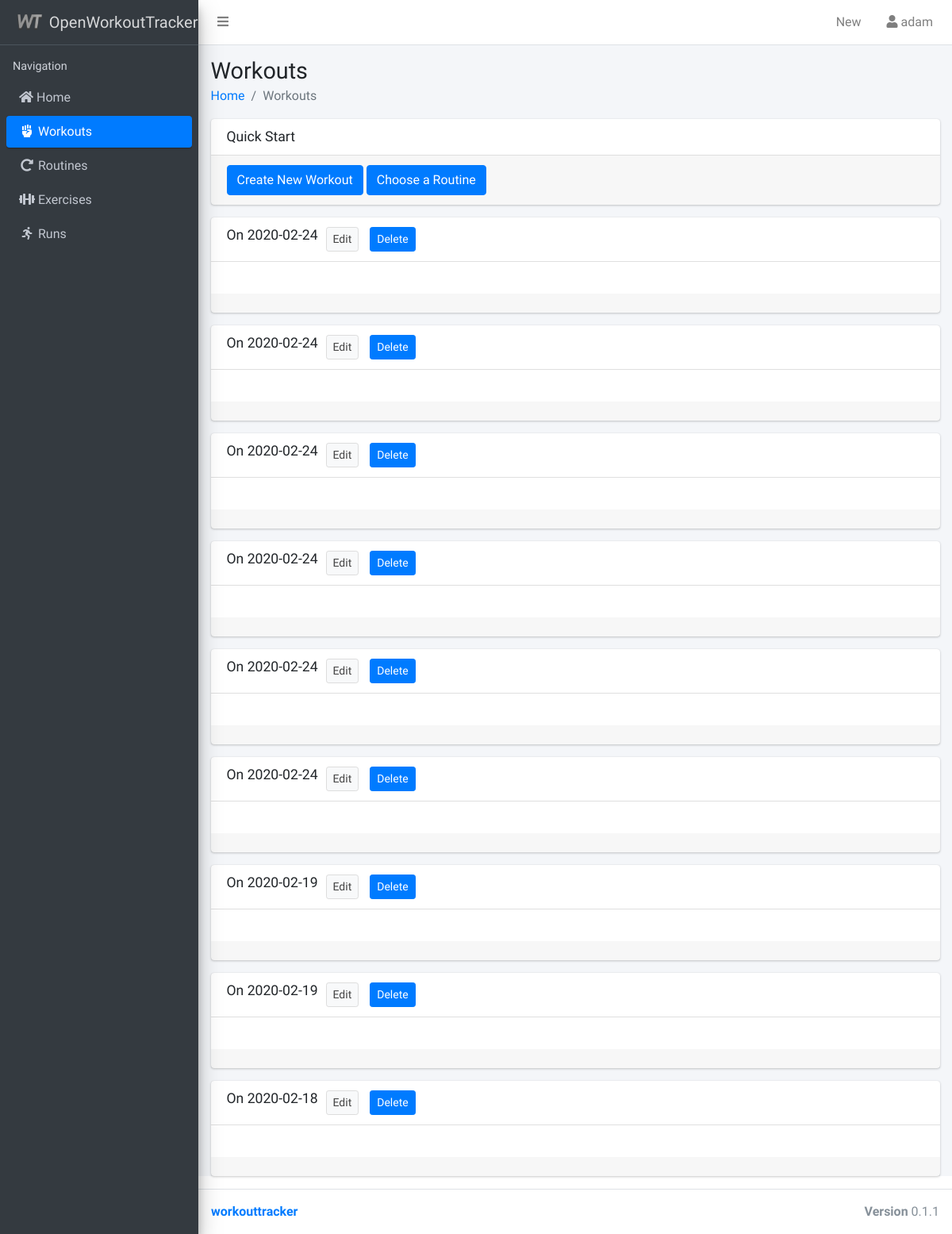
/workouts/ (signed in), run on an earlier commit of the app's database.
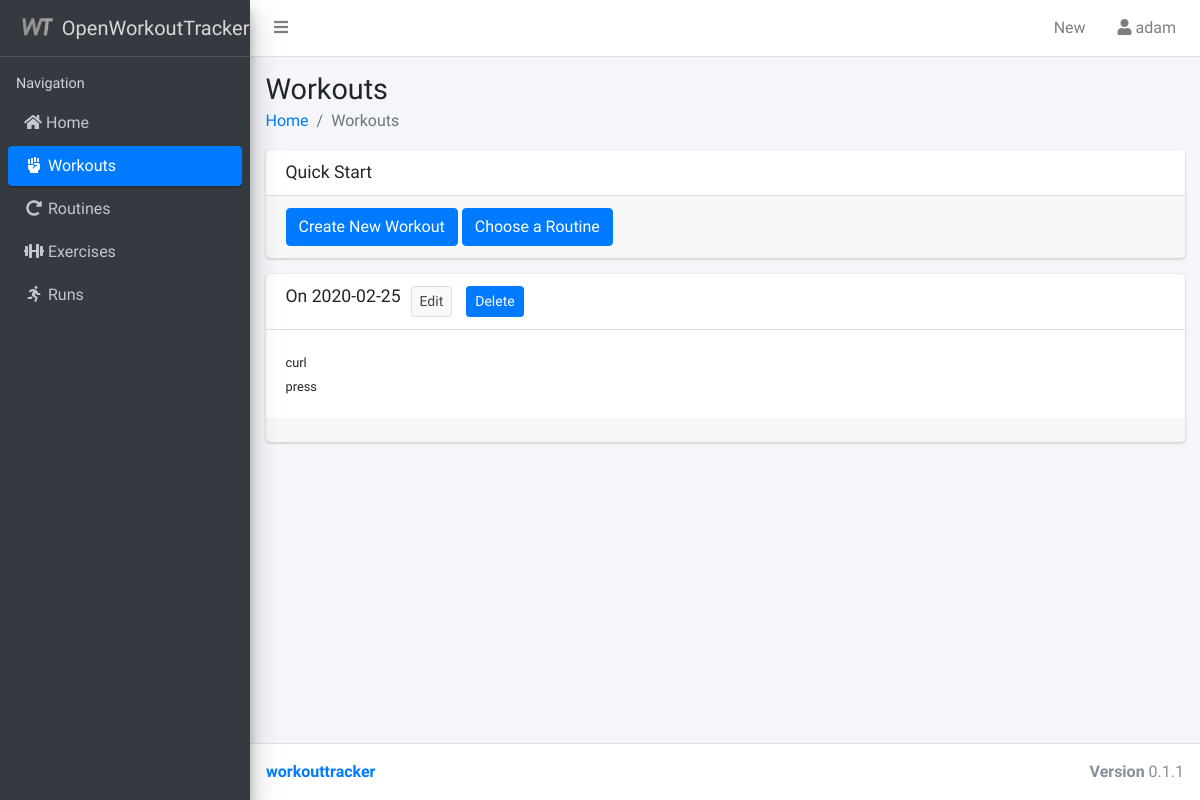
And on a later commit of the database.
### workouttracker/models.py (models this page shows, shortened)
class Workout(models.Model):
    date = models.DateField(default=date.today)
    description = models.TextField(blank=True, null=True)
    last_modified = models.DateTimeField(auto_now=True)
    user = models.ForeignKey(User, on_delete=models.SET_NULL, null=True, blank=True)
    objects = WorkoutQuerySet.as_manager()
    class Meta:
        verbose_name_plural = 'workouts'
        ordering = ['date']
    def __str__(self):
        return str(self.date)

class WorkoutExercise(models.Model):
    class Meta:
        ordering = ['title']
    title = models.CharField(max_length=64)
    description = models.TextField(blank=True, null=True)
    sets = models.IntegerField(blank=True, null=True)
    reps = models.IntegerField(blank=True, null=True)
    workout = models.ForeignKey(Workout, models.CASCADE, related_name='workoutexercises',
                                    blank=True, null=True)
    user = models.ForeignKey(User, on_delete=models.SET_NULL, null=True, blank=True)
    objects = WorkoutExerciseQuerySet.as_manager()
    def __str__(self):
        return self.title

### workouttracker/views/workouts.py (the view)
# urls.py: path('workouts/', workout_views.WorkoutIndex.as_view(), name='workouts'),
class WorkoutIndex(LoginRequiredMixin, generic.ListView):
    template_name = 'workouttracker/workout_overview.html'
    context_object_name = 'workouts'
    model = Workout
    paginate_by = 50
    class workoutEntry:
        name=''
        exercises=[]
    def get_queryset(self):
        queryset = super().get_queryset()
        queryset = queryset.filter(user=self.request.user)
        if 'workoutexercise' in self.request.GET:
            queryset = queryset.filter(workoutexercise_id=self.request.GET['workoutexercise'])
        return queryset
    def get_context_data(self, **kwargs):
        context = super().get_context_data(**kwargs)
        context['menu'] = 'workouts'
        workouts = context['workouts']
        workoutsList = []
        for workout in Workout.objects.belongsTo(self.request.user).dateDescending():
            entry = self.workoutEntry()
            entry.name = workout
            entry.exercises = WorkoutExercise.objects.filter(user=self.request.user).filter(workout_id=workout.id)
            workoutsList.append({"name": workout, "id": workout.id, "exercises": WorkoutExercise.objects.filter(user=self.request.user).filter(workout_id=workout.id)})
        context['workoutsList'] = workoutsList
        return context

### workouttracker/models.py (called while the page is built)
    def dateDescending(self):
        return self.order_by('-date')

    def belongsTo(self, user):
        return self.filter(user=user)

### workouttracker/templates/workouttracker/workout_overview.html (shortened to what this page needs)
{% extends 'workouttracker/base.html' %}
{% load static %}
{% load tags %}
{% load humanize %}
{% block content_header %}
<h1>Workouts</h1>
<ol class="breadcrumb">
  <li class="breadcrumb-item"><a href="/">Home</a></li>
  <li class="breadcrumb-item active">Workouts</li>
</ol>
{% endblock %}
{% block content %}
<div class="card">
  <div class="card-header with-border">
    <h3 class="card-title">Quick Start</h3>
  </div>
  <div class="card-footer">
    <a class="btn btn-primary" href="{% url 'workout_create' %}">Create New Workout</a>
    <a class="btn btn-primary" href="{% url 'routines' %}">Choose a Routine</a>
  </div>
</div>
{% for workout in workoutsList %}
<div class="card">
  <div class="card-header with-border">
    <h3 class="card-title" >On {{ workout.name }}</h3>
    <span>
      <a class="btn btn-default btn-sm" style="margin-left: 10px;" href="{% url 'workout_update' workout.id %}">Edit</a>
    <a href="#" onclick="document.getElementById('delete_form_{{workout.id}}').submit();" class="btn btn-primary btn-sm" style="margin-left: 10px;">Delete</a>
  </span>
  </div>
  <div class="card-body">
    {% for exercise in workout.exercises %}
      <small>{{ exercise }}<br/></small>
    {% endfor %}
    </div>
    <div class="card-footer text-center">
      </div>
    </div>
{% endfor %}
{% endblock %}

### workouttracker/templates/workouttracker/base.html (shortened to what this page needs)
{% load static %}
{% load account %}
<!DOCTYPE html>
<html>
  <head>
    <link rel="stylesheet" href="{% static 'vendor/css/font-awesome.min.css' %}">
    <link rel="stylesheet" href="{% static 'vendor/fontawesome-free/css/all.min.css' %}">
    <link rel="stylesheet" href="{% static 'vendor/overlayScrollbars/css/OverlayScrollbars.min.css' %}">
    <link rel="stylesheet" href="{% static 'vendor/css/AdminLTE.min.css' %}">
  </head>
  <body class="hold-transition sidebar-mini">
    <div class="wrapper">
        <nav class="main-header navbar navbar-expand navbar-white navbar-light">
            <ul class="navbar-nav">
            <li class="nav-item">
              <a class="nav-link" data-widget="pushmenu" href="#"><i class="fas fa-bars"></i></a>
            </li>
          </ul>
            <ul class="nav navbar-nav ml-auto">
              <li class="nav-item dropdown">
                <a class="nav-link" data-toggle="dropdown" href="#">New</a>
              </li>
              <li class="nav-item dropdown user user-menu">
                <a class="nav-link" data-toggle="dropdown" href="#">
                  <i class="fa fa-user" aria-hidden="true"></i>
                  <span class="hidden-xs">{% user_display user %}</span>
                </a>
              </li>
            </ul>
        </nav>
     <aside class="main-sidebar sidebar-dark-primary elevation-4">
      <a href="{% url 'index' %}" class="brand-link">
        <img src="/static/workouttracker/img/android-chrome-192x192.png" alt="OpenWorkoutTrackerLogo" class="brand-image"
        >
        <span class="brand-text font-weight-light"><b>Open</b>WorkoutTracker</span>
      </a>
          <div class="sidebar">
          <nav class="mt-2">
          <ul class="nav nav-pills nav-sidebar flex-column" data-widget="treeview" role="menu" data-accordion="false">
            <li class="nav-header">Navigation</li>
            <li class="nav-item">
              <a href="/" {% if menu == "home" %} class="nav-link active"{% else %}class="nav-link"{% endif %} >
                <i class="fa fa-home"></i> <p>Home</p>
              </a>
            </li>
            <li class="nav-item">
              <a href="{% url 'workouts' %}" {% if menu == "workouts" %} class="nav-link active"{% else %}class="nav-link"{% endif %} >
                <i class="fa fa-fist-raised fa-fw"></i>
                <p>Workouts</p>
              </a>
            </li>
            <li class="nav-item">
              <a href="{% url 'routines' %}" {% if menu == "routines" %} class="nav-link active"{% else %}class="nav-link"{% endif %}>
                <i class="fa fa-redo-alt fa-fw"></i>
                <p>Routines</p>
              </a>
            </li>
            <li class="nav-item">
              <a href="{% url 'exercises' %}" {% if menu == "exercises" %} class="nav-link active"{% else %}class="nav-link"{% endif %}><i class="fa fa-dumbbell fa-fw"></i>
                <p>Exercises</p>
              </a>
            </li>
            <li class="nav-item">
              <a href="{% url 'runs' %}" {% if menu == "runs" %} class="nav-link active"{% else %}class="nav-link"{% endif %}><i class="fa fa-running fa-fw"></i>
                <p>Runs</p>
              </a>
            </li>
          </ul>
        </nav>
      </div>
      </aside>
      <div class="content-wrapper">
        <div class="content-header">
          <div class="container-fluid">
          {% block content_header %}
          {% endblock %}
          </div>
        </div>
        <section class="content">
        <div class="container-fluid">
          {% block content %}
          {% endblock %}
        </div>
      </div>
      <footer class="main-footer">
        <div class="pull-right hidden-xs">
          <b>Version</b> 0.1.1
        </div>
        <strong><a href="https://github.com/agstrike/workouttracker">workouttracker</a></strong>
      </footer>
    </div>
  </body>
</html>

What changed in the data, as far as the page shows it:
removed Workout: name "2020-02-24"
removed Workout: name "2020-02-24"
removed Workout: name "2020-02-24"
removed Workout: name "2020-02-24"
removed Workout: name "2020-02-24"
removed Workout: name "2020-02-24"
removed Workout: name "2020-02-19"
removed Workout: name "2020-02-19"
removed Workout: name "2020-02-18"
added Workout: name "2020-02-25"
added WorkoutExercise: title "curl"
added WorkoutExercise: title "press"
